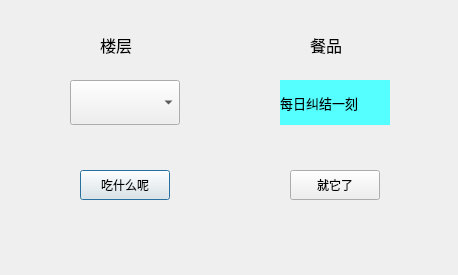
<?xml version="1.0" encoding="UTF-8"?>
<ui version="4.0">
 <class>Dialog</class>
 <widget class="QDialog" name="Dialog">
  <property name="geometry">
   <rect>
    <x>0</x>
    <y>0</y>
    <width>458</width>
    <height>275</height>
   </rect>
  </property>
  <property name="windowTitle">
   <string>Dialog</string>
  </property>
  <widget class="QLabel" name="label001">
   <property name="geometry">
    <rect>
     <x>100</x>
     <y>30</y>
     <width>70</width>
     <height>30</height>
    </rect>
   </property>
   <property name="font">
    <font>
     <pointsize>12</pointsize>
    </font>
   </property>
   <property name="text">
    <string>楼层</string>
   </property>
  </widget>
  <widget class="QLabel" name="label002">
   <property name="geometry">
    <rect>
     <x>310</x>
     <y>30</y>
     <width>70</width>
     <height>30</height>
    </rect>
   </property>
   <property name="font">
    <font>
     <pointsize>12</pointsize>
    </font>
   </property>
   <property name="text">
    <string>餐品</string>
   </property>
  </widget>
  <widget class="QPushButton" name="pushButton001">
   <property name="geometry">
    <rect>
     <x>80</x>
     <y>170</y>
     <width>90</width>
     <height>30</height>
    </rect>
   </property>
   <property name="text">
    <string>吃什么呢</string>
   </property>
  </widget>
  <widget class="QPushButton" name="pushButton002">
   <property name="geometry">
    <rect>
     <x>290</x>
     <y>170</y>
     <width>90</width>
     <height>30</height>
    </rect>
   </property>
   <property name="text">
    <string>就它了</string>
   </property>
  </widget>
  <widget class="QComboBox" name="comboBox">
   <property name="geometry">
    <rect>
     <x>70</x>
     <y>80</y>
     <width>110</width>
     <height>45</height>
    </rect>
   </property>
   <property name="font">
    <font>
     <family>宋体</family>
     <pointsize>12</pointsize>
    </font>
   </property>
  </widget>
  <widget class="QLabel" name="label">
   <property name="geometry">
    <rect>
     <x>280</x>
     <y>80</y>
     <width>110</width>
     <height>45</height>
    </rect>
   </property>
   <property name="font">
    <font>
     <family>宋体</family>
     <pointsize>10</pointsize>
    </font>
   </property>
   <property name="cursor">
    <cursorShape>ArrowCursor</cursorShape>
   </property>
   <property name="mouseTracking">
    <bool>true</bool>
   </property>
   <property name="autoFillBackground">
    <bool>false</bool>
   </property>
   <property name="styleSheet">
    <string notr="true">background-color: rgb(85, 255, 255);</string>
   </property>
   <property name="text">
    <string>每日纠结一刻</string>
   </property>
  </widget>
 </widget>
 <resources/>
 <connections>
  <connection>
   <sender>pushButton001</sender>
   <signal>clicked()</signal>
   <receiver>Dialog</receiver>
   <slot>order()</slot>
   <hints>
    <hint type="sourcelabel">
     <x>215</x>
     <y>341</y>
    </hint>
    <hint type="destinationlabel">
     <x>131</x>
     <y>404</y>
    </hint>
   </hints>
  </connection>
  <connection>
   <sender>pushButton001</sender>
   <signal>clicked()</signal>
   <receiver>Dialog</receiver>
   <slot>start()</slot>
   <hints>
    <hint type="sourcelabel">
     <x>238</x>
     <y>336</y>
    </hint>
    <hint type="destinationlabel">
     <x>216</x>
     <y>449</y>
    </hint>
   </hints>
  </connection>
  <connection>
   <sender>pushButton002</sender>
   <signal>clicked()</signal>
   <receiver>Dialog</receiver>
   <slot>end()</slot>
   <hints>
    <hint type="sourcelabel">
     <x>396</x>
     <y>337</y>
    </hint>
    <hint type="destinationlabel">
     <x>397</x>
     <y>407</y>
    </hint>
   </hints>
  </connection>
  <connection>
   <sender>comboBox</sender>
   <signal>currentIndexChanged(int)</signal>
   <receiver>Dialog</receiver>
   <slot>select_floor()</slot>
   <hints>
    <hint type="sourcelabel">
     <x>153</x>
     <y>148</y>
    </hint>
    <hint type="destinationlabel">
     <x>224</x>
     <y>181</y>
    </hint>
   </hints>
  </connection>
 </connections>
 <slots>
  <slot>order()</slot>
  <slot>start()</slot>
  <slot>end()</slot>
  <slot>select_floor()</slot>
 </slots>
</ui>
